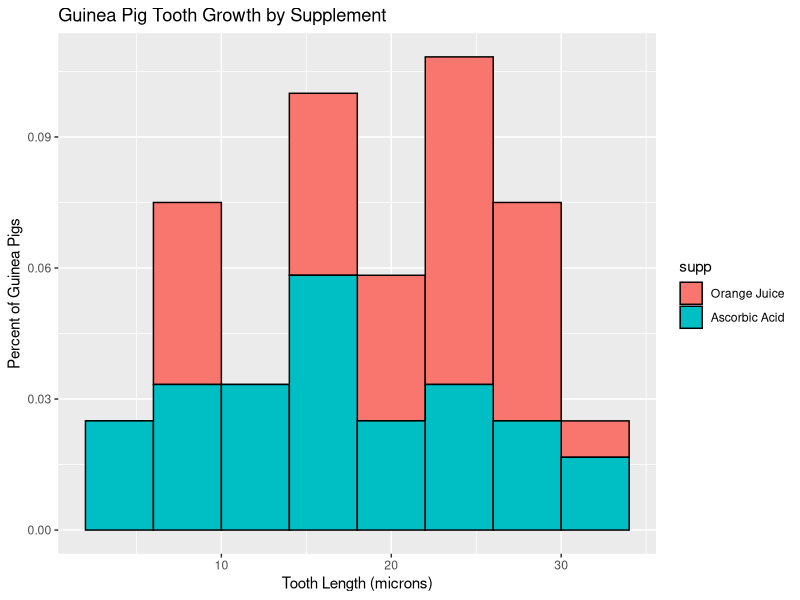
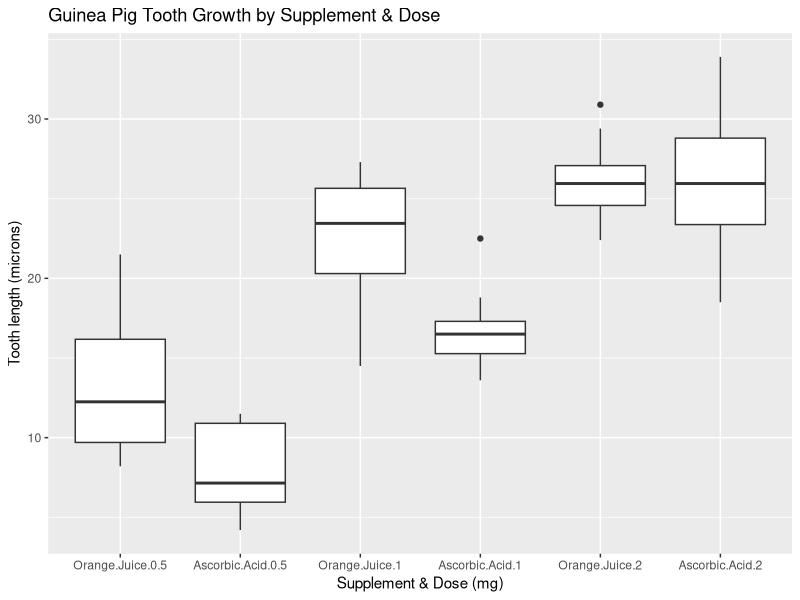

The R source for these figures, in order:
## ---- chunk 1
#Load the ToothGrowth data and perform some basic exploratory data analyses 
library(datasets)
data(ToothGrowth)
# Give levels more descriptive name
levels(ToothGrowth$supp)<-c("Orange Juice", "Ascorbic Acid")
ToothGrowth$dose <- as.factor(ToothGrowth$dose)
## ---- chunk 2
summary(ToothGrowth)
## ---- chunk 3
library(ggplot2)

a <- ggplot(ToothGrowth,aes(x=len,fill=supp))
a + geom_histogram(aes(y=..density..),colour="black",binwidth=4) +
    labs(title="Guinea Pig Tooth Growth by Supplement")+
    labs(x="Tooth Length (microns)",y="Percent of Guinea Pigs")
## ---- chunk 4
#Provide a basic summary of the data.
library(reshape2); library(plyr)
ToothGrowth$lenGroup <- cut(ToothGrowth$len,quantile(ToothGrowth$len))
ToothGrowth$lenGroup[1]<-"(4.2,13.1]"
SixGroups <- data.frame(split(ToothGrowth$len,list(ToothGrowth$supp,ToothGrowth$dose)))
molten <- melt(SixGroups)
## ---- chunk 5
g <- ggplot(molten, aes(variable,value))
g+geom_boxplot()+
    labs(title="Guinea Pig Tooth Growth by Supplement & Dose")+
    labs(x="Supplement & Dose (mg)",y="Tooth length (microns)")
## ---- chunk 6
ds <- ddply(molten,.(variable),summarise,mean=mean(value),sd=sd(value)) #data summary
ds
## ---- chunk 7
# reject null if t-statistic larger than
qt(.975,10-1)

# reject the null, the difference is non-zero. OJ grows bigger teeth.
t.test(SixGroups$Orange.Juice.0.5,SixGroups$Ascorbic.Acid.0.5)

# reject the null, the difference is non-zero. OJ grows bigger teeth.
t.test(SixGroups$Orange.Juice.1,SixGroups$Ascorbic.Acid.1)

# failed to reject the null, the difference might be zero.
t.test(SixGroups$Orange.Juice.2,SixGroups$Ascorbic.Acid.2)
